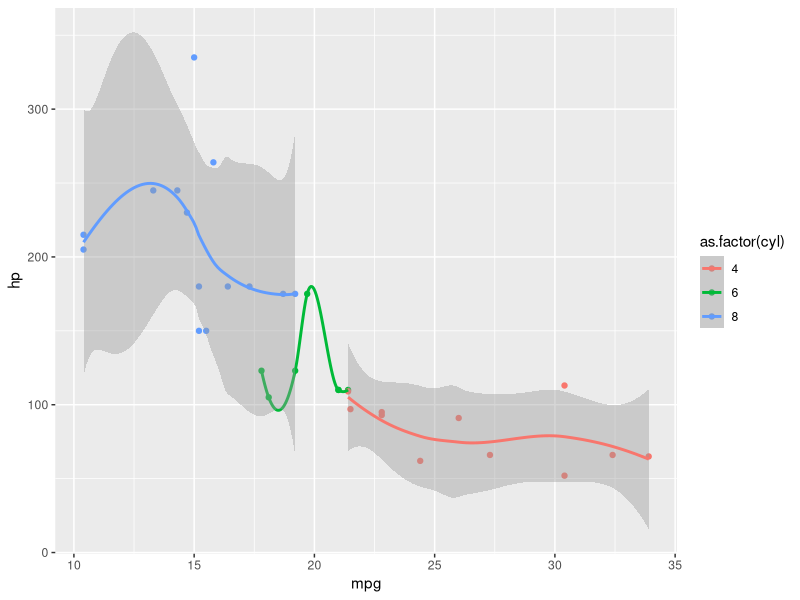
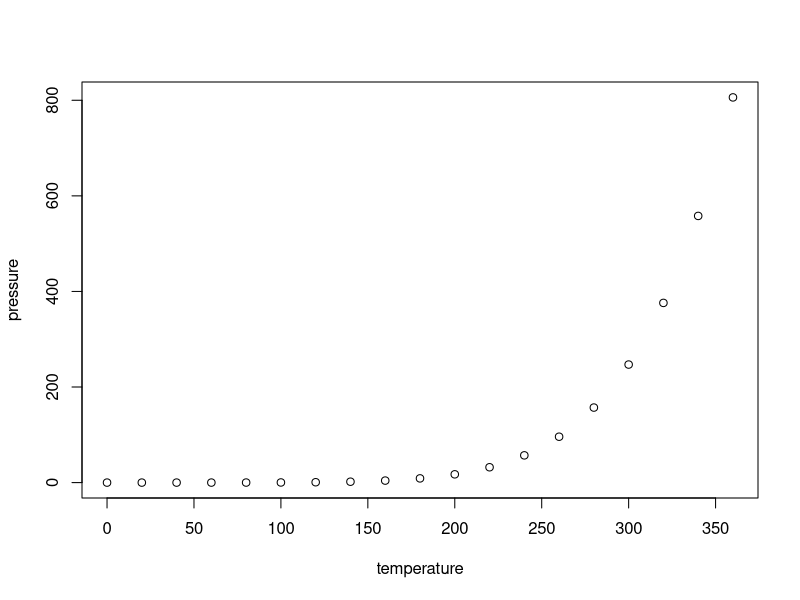

These figures' R source, in order:
## ---- chunk 1
knitr::opts_chunk$set(echo = FALSE)
## ---- chunk 2
head(mtcars)
## ---- chunk 3
library(ggplot2)
ggplot(mtcars, aes(mpg, hp, color = as.factor(cyl))) +
    geom_point() +
    stat_smooth()
## ---- chunk 4
summary(cars)
## ---- chunk 5
plot(pressure)
